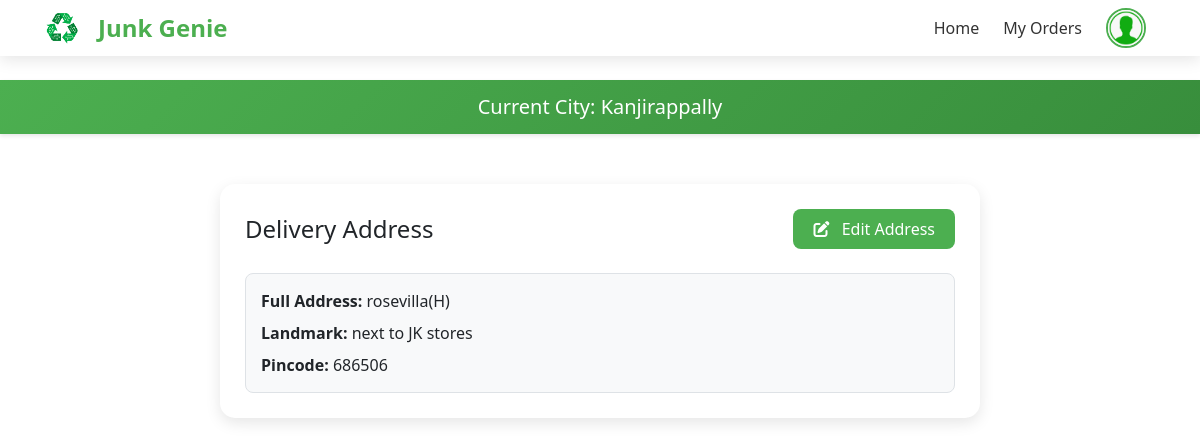
The page /addresses.php (signed in) on the database its author committed.
### tables this page shows
CREATE TABLE `user_addresses` (
  `address_id` int(11) NOT NULL,
  `user_id` int(11) NOT NULL,
  `address_type` enum('Home','Work','Other') NOT NULL DEFAULT 'Home',
  `city_id` int(11) NOT NULL,
  `address_line` text NOT NULL,
  `landmark` varchar(255) DEFAULT NULL,
  `pincode` varchar(6) DEFAULT NULL,
  `is_default` tinyint(1) DEFAULT 0,
  `is_active` tinyint(1) DEFAULT 1,
  `created_at` timestamp NOT NULL DEFAULT current_timestamp(),
  `updated_at` timestamp NOT NULL DEFAULT current_timestamp() ON UPDATE current_timestamp()
);

CREATE TABLE `cities` (
  `city_id` int(11) NOT NULL,
  `city_name` varchar(100) NOT NULL,
  `is_active` tinyint(1) DEFAULT 1,
  `created_at` timestamp NOT NULL DEFAULT current_timestamp(),
  `user_id` int(11) DEFAULT NULL
);

### addresses.php (the view, shortened to what this page needs)
<?php
require_once 'connect.php';
$user_id = $_SESSION['user_id'];
$query = "SELECT u.*, ua.*, c.city_name
          FROM users u
          LEFT JOIN user_addresses ua ON u.user_id = ua.user_id
          LEFT JOIN cities c ON u.city_id = c.city_id
          WHERE u.user_id = ?";
$stmt = $conn->prepare($query);
$stmt->bind_param("i", $user_id);
$stmt->execute();
$user_data = $stmt->get_result()->fetch_assoc();
?>
<!DOCTYPE html>
<html lang="en">
<head>
    <link href="https://cdn.jsdelivr.net/npm/bootstrap@5.3.0/dist/css/bootstrap.min.css" rel="stylesheet">
    <link href="https://cdnjs.cloudflare.com/ajax/libs/font-awesome/6.0.0/css/all.min.css" rel="stylesheet">
</head>
<body>
    <?php include 'navbar.php'; ?>
    <div class="city-banner text-center">
        <h5 class="mb-0">
            <?php if ($user_data['city_name']): ?>
                Current City: <?= htmlspecialchars($user_data['city_name']); ?>
            <?php else: ?>
                City not set
            <?php endif; ?>
        </h5>
    </div>
    <div class="address-container">
        <div class="address-card">
            <div class="d-flex justify-content-between align-items-center mb-4">
                <h4 class="mb-0">Delivery Address</h4>
                <button class="btn-edit" data-bs-toggle="modal" data-bs-target="#editAddressModal">
                    <i class="fas fa-<?= $user_data['address_line'] ? 'edit' : 'plus'; ?> me-2"></i>
                    <?= $user_data['address_line'] ? 'Edit' : 'Add'; ?> Address
                </button>
            </div>
            <?php if ($user_data['address_line']): ?>
                <div class="current-address">
                    <p class="mb-2"><strong>Full Address:</strong>
                        <?= htmlspecialchars($user_data['address_line']); ?>
                    </p>
                    <?php if ($user_data['landmark']): ?>
                        <p class="mb-2"><strong>Landmark:</strong>
                            <?= htmlspecialchars($user_data['landmark']); ?>
                        </p>
                    <?php endif; ?>
                    <p class="mb-0"><strong>Pincode:</strong>
                        <?= htmlspecialchars($user_data['pincode']); ?>
                    </p>
                </div>
            <?php endif; ?>
        </div>
    </div>
</body>
</html>

### addresses.php (style rules this page uses)
body { background: #f5f7fa; min-height: 100vh; padding-top: 80px; }
.city-banner { background: linear-gradient(135deg, #4CAF50, #388E3C); color: white; padding: 15px 0; margin-bottom: 30px; box-shadow: 0 2px 4px rgba(0,0,0,0.1); }
.address-container { max-width: 800px; margin: 0 auto; padding: 20px; }
.address-card { background: white; border-radius: 15px; padding: 25px; margin-bottom: 20px; box-shadow: 0 5px 15px rgba(0,0,0,0.1); }
.btn-edit { background: #4CAF50; color: white; border: none; padding: 8px 20px; border-radius: 8px; transition: all 0.3s ease; }
.current-address { background: #f8f9fa; padding: 15px; border-radius: 8px; border: 1px solid #dee2e6; }

### navbar.php (style rules this page uses)
:root { --primary-green: #4CAF50; --secondary-green: #81C784; --light-background: #F0F4F0; }

### rows shown on the page
user_addresses: city.city_name "Kanjirappally", address_line "rosevilla(H)", landmark "next to JK stores", pincode "686506"
